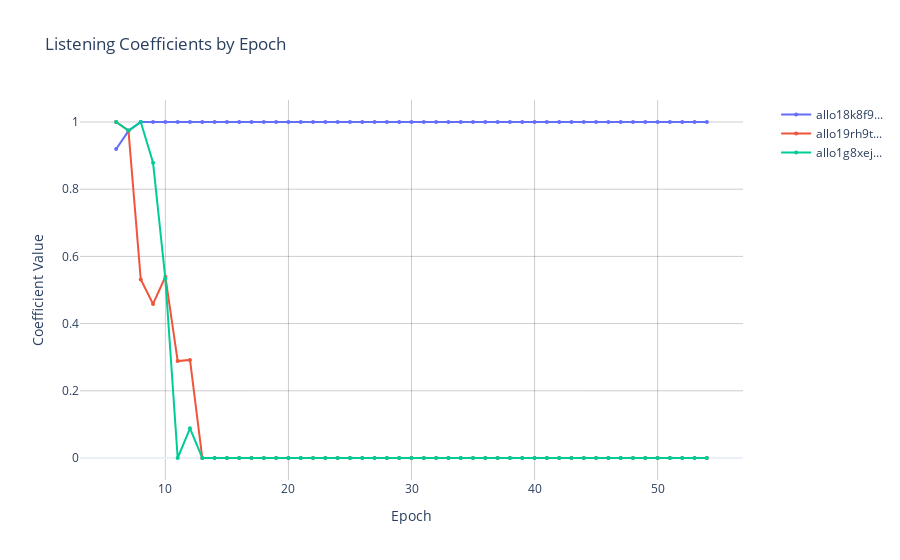

Notebook source saved alongside this figure:
### Markdown cell above
## Reputers

### Code cell
# First, expand the DataFrame
rows = []
for _, row in listening_df.iterrows():
    addresses = row['addresses']
    coefficients = row['coefficients']
    for addr, coef in zip(addresses, coefficients):
        rows.append({
            'block_height': row['block_height'],
            'epoch': row['epoch'],
            'address': addr,
            'coefficient': float(coef)
        })

df_expanded = pd.DataFrame(rows)

# Now create the Plotly figure
fig = go.Figure()

# Add traces for each address
for address in df_expanded['address'].unique():
    mask = df_expanded['address'] == address
    fig.add_trace(
        go.Scatter(
            x=df_expanded[mask]['epoch'],
            y=df_expanded[mask]['coefficient'],
            mode='lines+markers',
            name=address[:10] + '...',
            marker=dict(size=4),
        )
    )

# Update layout
fig.update_layout(
    title='Listening Coefficients by Epoch',
    xaxis_title='Epoch',
    yaxis_title='Coefficient Value',
    showlegend=True,
    legend=dict(
        yanchor="top",
        y=1,
        xanchor="left",
        x=1.05
    ),
    template='plotly_white'
)

# Add grid
fig.update_xaxes(showgrid=True, gridwidth=1, gridcolor='rgba(0,0,0,0.2)')
fig.update_yaxes(showgrid=True, gridwidth=1, gridcolor='rgba(0,0,0,0.2)')

fig.show()

### Figure 1 — Plotly figure (JSON) as saved in the notebook; plotly's stock layout.template omitted (floating-point values rounded to 4 significant figures)
{"data": [{"marker": {"size": 4}, "mode": "lines+markers", "name": "allo18k8f9...", "type": "scatter", "x": [6, 7, 8, 9, 10, 11, 12, 13, 14, 15, 16, 17, 18, 19, 20, 21, 22, 23, 24, 25, 26, 27, 28, 29, 30, 31, 32, 33, 34, 35, 36, 37, 38, 39, 40, 41, 42, 43, 44, 45, 46, 47, 48, 49, 50, 51, 52, 53, 54], "y": [0.9197, 0.973, 1, 1, 1, 1, 1, 1, 1, 1, 1, 1, 1, 1, 1, 1, 1, 1, 1, 1, 1, 1, 1, 1, 1, 1, 1, 1, 1, 1, 1, 1, 1, 1, 1, 1, 1, 1, 1, 1, 1, 1, 1, 1, 1, 1, 1, 1, 1]}, {"marker": {"size": 4}, "mode": "lines+markers", "name": "allo19rh9t...", "type": "scatter", "x": [6, 7, 8, 9, 10, 11, 12, 13, 14, 15, 16, 17, 18, 19, 20, 21, 22, 23, 24, 25, 26, 27, 28, 29, 30, 31, 32, 33, 34, 35, 36, 37, 38, 39, 40, 41, 42, 43, 44, 45, 46, 47, 48, 49, 50, 51, 52, 53, 54], "y": [1, 0.9746, 0.5315, 0.4586, 0.5395, 0.2885, 0.2918, 0, 0, 0, 0, 0, 0, 0, 0, 0, 0, 0, 0, 0, 0, 0, 0, 0, 0, 0, 0, 0, 0, 0, 0, 0, 0, 0, 0, 0, 0, 0, 0, 0, 0, 0, 0, 0, 0, 0, 0, 0, 0]}, {"marker": {"size": 4}, "mode": "lines+markers", "name": "allo1g8xej...", "type": "scatter", "x": [6, 7, 8, 9, 10, 11, 12, 13, 14, 15, 16, 17, 18, 19, 20, 21, 22, 23, 24, 25, 26, 27, 28, 29, 30, 31, 32, 33, 34, 35, 36, 37, 38, 39, 40, 41, 42, 43, 44, 45, 46, 47, 48, 49, 50, 51, 52, 53, 54], "y": [1, 0.9746, 1, 0.8786, 0.5332, 0, 0.08821, 0, 0, 0, 0, 0, 0, 0, 0, 0, 0, 0, 0, 0, 0, 0, 0, 0, 0, 0, 0, 0, 0, 0, 0, 0, 0, 0, 0, 0, 0, 0, 0, 0, 0, 0, 0, 0, 0, 0, 0, 0, 0]}], "layout": {"legend": {"x": 1.05, "xanchor": "left", "y": 1, "yanchor": "top"}, "showlegend": true, "title": {"text": "Listening Coefficients by Epoch"}, "xaxis": {"gridcolor": "rgba(0,0,0,0.2)", "gridwidth": 1, "showgrid": true, "title": {"text": "Epoch"}}, "yaxis": {"gridcolor": "rgba(0,0,0,0.2)", "gridwidth": 1, "showgrid": true, "title": {"text": "Coefficient Value"}}}}
